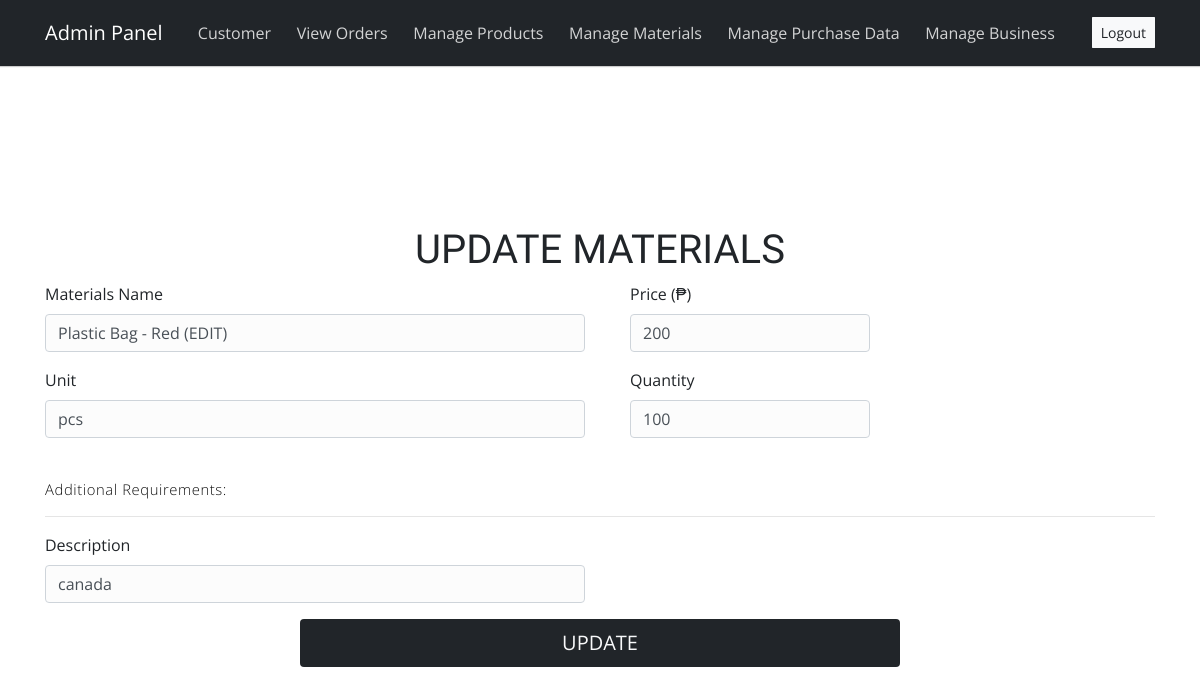
The page /update-materials/1 (signed in) on the database its author committed.
### fchub/models.py (models this page shows, shortened)
class materials(models.Model):
    name = models.CharField(max_length=250)
    qty = models.CharField(max_length=250)
    unit = models.CharField(max_length=250)
    price = models.PositiveIntegerField()
    description = models.CharField(max_length=250,null=True)

### fchub/views.py (the view)
# urls.py: path('update-materials/<int:pk>', views.update_materials_view,name='update-materials'),
@login_required(login_url='adminlogin')
def update_materials_view(request,pk):
    materials=models.materials.objects.get(id=pk)
    MaterialsForm=forms.MaterialsForm(instance=materials)
    if request.method=='POST':
        MaterialsForm=forms.MaterialsForm(request.POST,request.FILES,instance=materials)
        if MaterialsForm.is_valid():
            MaterialsForm.save()
            return redirect('admin-materials')
    return render(request,'admin-update-materials.html',{'MaterialsForm':MaterialsForm})

### fchub/forms.py
class MaterialsForm(forms.ModelForm):
    class Meta:
        model =models.materials
        fields = ['name','qty','unit','price','description']

### fchub/templates/admin-update-materials.html (shortened to what this page needs)
{% extends 'admin-base.html' %} {% load widget_tweaks %} {% block content %}
</head>
<br><br><br><br><br><br>
<div>
<form method="post" enctype="multipart/form-data">
    <div class="container register-form">
        <div class="form">
            <div class="note text-center">
                <h1 class="text-dark">UPDATE MATERIALS</h1>
            </div>
            <div class="form-content">
                <div class="row">
                    <div class="col-md-6">
                        <div class="form-group">
                            <label for="">Materials Name</label> {% render_field MaterialsForm.name class="form-control" placeholder="Materials Name" %}
                        </div>
                        <div class="form-group">
                            <label for="">Unit</label> {% render_field MaterialsForm.unit class="form-control" placeholder="Unit" %}
                        </div>
                    </div>
                    <div class="col-md-6">
                        <div class="col-md-6">
                            <div class="form-group">
                                <label for="">Price (₱)</label> {% render_field MaterialsForm.price class="form-control" placeholder="Price" %}
                            </div>
                            <div class="form-group">
                                <label for="">Quantity</label> {% render_field MaterialsForm.qty class="form-control" placeholder="Quantity" %}
                            </div>
                        </div>
                    </div>
                </div>
                <br>
                <p>Additional Requirements:</p>
                <hr>
                <div class="row">
                    <div class="col-md-6">
                        <div class="form-group">
                            <label for="">Description</label> {% render_field MaterialsForm.description class="form-control" placeholder="Description" %}
                        </div>
                    </div>
                </div>
            </div>
        </div>
    </div>
    <div class="d-grid gap-2 col-6 mx-auto bg-dark rounded" >
        <center><button type="submit" class="btn btn-lg text-light">UPDATE</button></center>
    </div>
</form>
</div>
{% endblock content %}

### rows shown on the page
materials: name "Plastic Bag - Red (EDIT)", unit "pcs", price "200", qty "100", description "canada"
